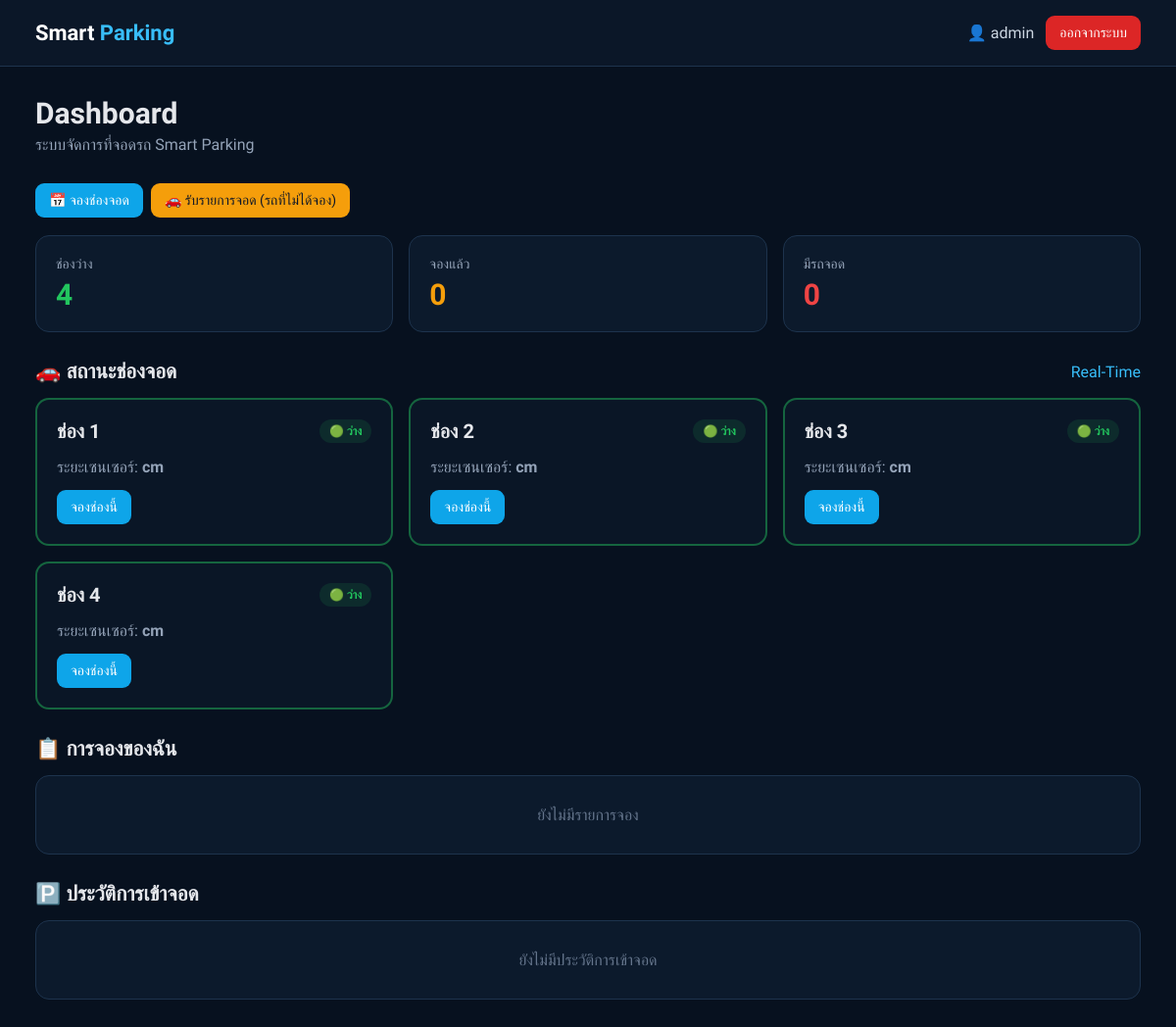
The app's page /web/dashboard.php (signed in) with its own data.
### tables this page shows
CREATE TABLE `parking_slots` (
  `id` int(11) NOT NULL,
  `slot_number` int(11) NOT NULL,
  `status` enum('available','reserved','occupied') NOT NULL DEFAULT 'available',
  `distance_cm` decimal(6,2) DEFAULT NULL,
  `camera_id` varchar(50) DEFAULT NULL,
  `created_at` timestamp NOT NULL DEFAULT current_timestamp(),
  `updated_at` timestamp NOT NULL DEFAULT current_timestamp() ON UPDATE current_timestamp()
);

### web/lib.php (called while the page is built, shortened)
<?php
function sp_norm_slot_status($s) {
    $s = strtolower(trim((string)$s));
    return $s;
}

### web/dashboard.php (the view, shortened to what this page needs)
<?php
require_once "db.php";
$name = $_SESSION['name'] ?? $_SESSION['username'] ?? 'User';
function status_class($status) {
    $status = strtolower(trim((string)$status));
    switch ($status) {
        default:
            return 'available';
    }
}
$slots = [];
$result = $conn->query("
    SELECT id, slot_number, status, distance_cm
    FROM parking_slots
    ORDER BY slot_number ASC
");
if ($result) {
    while ($row = $result->fetch_assoc()) {
        $row['status'] = sp_norm_slot_status($row['status']);
        $slots[] = $row;
    }
}
$reservations = [];
$sessions = [];
$available_count = 0;
$reserved_count = 0;
$occupied_count = 0;
foreach ($slots as $slot) {
    $s = strtolower(trim((string)$slot['status']));
    if ($s === 'occupied') {
        $occupied_count++;
    } elseif ($s === 'reserved') {
        $reserved_count++;
    } else {
        $available_count++;
    }
}
?>
<!DOCTYPE html>
<html lang="th">
<head>
</head>
<body>
<nav class="navbar">
    <div class="container nav-inner">
        <div class="brand">
            Smart <span>Parking</span>
        </div>
        <div class="user-box">
            <div class="user-name">
                👤 <?= htmlspecialchars($name, ENT_QUOTES, 'UTF-8') ?>
            </div>
            <a href="logout.php"
               class="btn btn-danger"
               onclick="return confirm('ต้องการออกจากระบบใช่หรือไม่?');">
                ออกจากระบบ
            </a>
        </div>
    </div>
</nav>
<main class="container">
    <section class="hero">
        <h1>Dashboard</h1>
        <p>ระบบจัดการที่จอดรถ Smart Parking</p>
    </section>
<div class="action-row" style="margin-bottom:18px;">
    <a href="reserve.php" class="btn btn-primary">📅 จองช่องจอด</a>
    <a href="claim_parking.php" class="btn btn-warning">🚗 รับรายการจอด (รถที่ไม่ได้จอง)</a>
</div>
    <section class="stats">
        <div class="stat">
            <div class="stat-title">ช่องว่าง</div>
            <div class="stat-value green" id="availableCount">
                <?= $available_count ?>
            </div>
        </div>
        <div class="stat">
            <div class="stat-title">จองแล้ว</div>
            <div class="stat-value yellow" id="reservedCount">
                <?= $reserved_count ?>
            </div>
        </div>
        <div class="stat">
            <div class="stat-title">มีรถจอด</div>
            <div class="stat-value red" id="occupiedCount">
                <?= $occupied_count ?>
            </div>
        </div>
    </section>
    <section class="section">
        <div class="section-title">
            <h2>🚗 สถานะช่องจอด</h2>
            <span class="blue">Real-Time</span>
        </div>
        <div class="slots" id="slotsContainer">
            <?php foreach ($slots as $slot): ?>
                <?php
                $status = strtolower(trim((string)$slot['status']));
                $class = status_class($status);
                ?>
                <div class="slot <?= $class ?>"
                     data-slot-id="<?= (int)$slot['id'] ?>">
                    <div class="slot-head">
                        <div class="slot-number">
                            ช่อง <?= htmlspecialchars($slot['slot_number']) ?>
                        </div>
                        <?php if ($status === 'occupied'): ?>
                            <span class="badge badge-red">
                                🔴 มีรถจอด
                            </span>
                        <?php elseif ($status === 'reserved'): ?>
                            <span class="badge badge-yellow">
                                🟡 จองแล้ว
                            </span>
                        <?php else: ?>
                            <span class="badge badge-green">
                                🟢 ว่าง
                            </span>
                        <?php endif; ?>
                    </div>
                    <div class="distance">
                        ระยะเซนเซอร์:
                        <strong>
                            <?= htmlspecialchars((string)$slot['distance_cm']) ?> cm
                        </strong>
                    </div>
                    <div class="slot-action">
                    <?php if ($status === 'available'): ?>
                        <a href="reserve.php?slot_id=<?= (int)$slot['id'] ?>"
                           class="btn btn-primary">
                            จองช่องนี้
                        </a>
                    <?php elseif ($status === 'reserved'): ?>
                        <span class="badge badge-yellow">
                            ช่องนี้มีผู้จองแล้ว
                        </span>
                    <?php else: ?>
                        <span class="badge badge-red">
                            ไม่สามารถจองได้
                        </span>
                    <?php endif; ?>
                    </div>
                </div>
            <?php endforeach; ?>
        </div>
    </section>
    <section class="section">
        <div class="section-title">
            <h2>📋 การจองของฉัน</h2>
        </div>
        <?php if (count($reservations) === 0): ?>
            <div class="card empty">
                ยังไม่มีรายการจอง
            </div>
        <?php endif; ?>
    </section>
    <section class="section">
        <div class="section-title">
            <h2>🅿️ ประวัติการเข้าจอด</h2>
        </div>
        <?php if (count($sessions) === 0): ?>
            <div class="card empty">
                ยังไม่มีประวัติการเข้าจอด
            </div>
        <?php endif; ?>
    </section>
</main>
</body>
</html>

### web/dashboard.php (style rules this page uses)
* { box-sizing: border-box; }
body { margin: 0; font-family: 'Prompt', sans-serif; background: #07111f; color: #e5e7eb; }
.container { width: min(1200px, 94%); margin: auto; }
.navbar { background: #0b1728; border-bottom: 1px solid #1e334d; padding: 16px 0; position: sticky; top: 0; z-index: 100; }
.nav-inner { display: flex; align-items: center; justify-content: space-between; gap: 20px; }
.brand { color: #fff; font-size: 22px; font-weight: 700; }
.brand span { color: #38bdf8; }
.user-box { display: flex; align-items: center; gap: 12px; }
.user-name { color: #cbd5e1; }
.btn { display: inline-flex; align-items: center; justify-content: center; gap: 6px; border: 0; border-radius: 9px; padding: 9px 14px; cursor: pointer; font-family: inherit; text-decoration: none; font-size: 14px; }
.btn-danger { background: #dc2626; color: #fff; }
.btn-warning { background: #f59e0b; color: #111827; }
.btn-primary { background: #0ea5e9; color: #fff; }
.hero { padding: 30px 0 20px; }
.hero h1 { margin: 0 0 5px; font-size: 30px; }
.hero p { margin: 0; color: #94a3b8; }
.stats { display: grid; grid-template-columns: repeat(3, 1fr); gap: 16px; margin-bottom: 25px; }
.stat { background: #0c1a2c; border: 1px solid #1d334d; border-radius: 14px; padding: 20px; }
.stat-title { color: #94a3b8; font-size: 14px; }
.stat-value { font-size: 30px; font-weight: 700; margin-top: 5px; }
.green { color: #22c55e; }
.yellow { color: #f59e0b; }
.red { color: #ef4444; }
.blue { color: #38bdf8; }
.section { margin: 28px 0; }
.section-title { display: flex; justify-content: space-between; align-items: center; margin-bottom: 15px; }
.section-title h2 { margin: 0; font-size: 21px; }
.card { background: #0c1a2c; border: 1px solid #1d334d; border-radius: 14px; padding: 18px; }
.slots { display: grid; grid-template-columns: repeat(3, 1fr); gap: 16px; }
.slot { border-radius: 14px; padding: 20px; background: #0a1626; border: 2px solid #1e334d; }
.slot.available { border-color: rgba(34, 197, 94, .45); }
.slot-head { display: flex; justify-content: space-between; align-items: center; margin-bottom: 15px; }
.slot-number { font-size: 20px; font-weight: 700; }
.badge { padding: 5px 10px; border-radius: 20px; font-size: 12px; font-weight: 600; }
.badge-green { color: #22c55e; background: rgba(34,197,94,.12); }
.distance { color: #94a3b8; margin-bottom: 14px; }
.empty { text-align: center; padding: 30px; color: #64748b; }
.action-row { display: flex; gap: 8px; flex-wrap: wrap; margin-top: 10px; }

### records on screen
parking_slots: slot_number "1", status "🟢 ว่าง"
parking_slots: slot_number "2", status "🟢 ว่าง"
parking_slots: slot_number "3", status "🟢 ว่าง"
parking_slots: slot_number "4", status "🟢 ว่าง"

### other values on screen
$name "admin"
$available_count "4"
$reserved_count "0"
$occupied_count "0"
